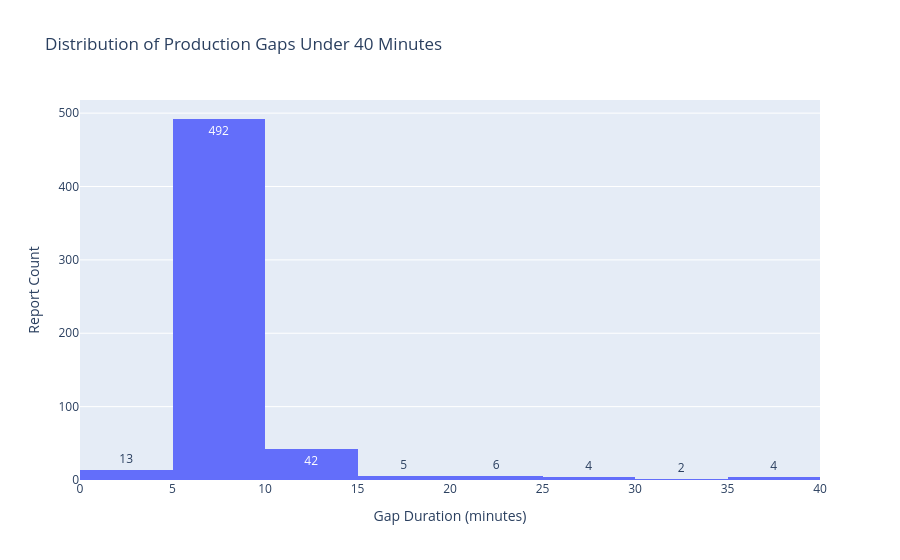

Notebook source saved alongside this figure:
### Markdown cell above
There are no negative gaps, so no report overlap is found within a machine timeline. One technical point is that the query above places the first record of each machine in the `gap` category because its previous end time is null. Excluding those five first records leaves **754 positive gaps**.

### Code cell
query=""" 
WITH t AS (
    SELECT
        ReportID,
        DeviceID,
        StartTime,
        EndTime,

        LAG(EndTime) OVER (
            PARTITION BY DeviceID
            ORDER BY StartTime
        ) AS PreviousReportEndTime

    FROM scamp_report_3m
),

t2 AS (
SELECT *,
       ROUND(
           (julianday(StartTime) - julianday(PreviousReportEndTime))
           * 24 * 60,
           2
       ) AS GapMinutes

FROM t

ORDER BY DeviceID, StartTime

),

t3 AS
(
SELECT *,
    CASE 
    WHEN GapMinutes < 0 THEN 'overlap'
    WHEN GapMinutes = 0 THEN 'continuous' 
    ELSE 'gap'
    END AS Transitions
FROM t2
)

SELECT GapMinutes
FROM t3
WHERE GapMinutes > 0 AND GapMinutes < 40



"""


df=run_query(query,conn)
print(df.head(10))
print(df.median())
print(df.describe())


fig=px.histogram(
    df,
    x="GapMinutes",
    nbins=12,
    text_auto=True,
    title="Distribution of Production Gaps Under 40 Minutes",
    labels={"GapMinutes": "Gap Duration (minutes)"}
)

fig.update_xaxes(title_text="Gap Duration (minutes)", automargin=True)
fig.update_yaxes(title_text="Report Count", automargin=True)



fig.show()
# print(df["Transitions"].value_counts())

### Figure 1 — Plotly figure (JSON) as saved in the notebook; plotly's stock layout.template omitted (floating-point values rounded to 4 significant figures; data arrays with more than 128 entries replaced by an {"elided": "..."} marker saying what was removed)
{"data": [{"alignmentgroup": "True", "bingroup": "x", "hovertemplate": "Gap Duration (minutes)=%{x}<br>count=%{y}<extra></extra>", "legendgroup": "", "marker": {"color": "#636efa", "pattern": {"shape": ""}}, "name": "", "nbinsx": 12, "offsetgroup": "", "orientation": "v", "showlegend": false, "texttemplate": "%{value}", "type": "histogram", "x": {"elided": "568 float values"}, "xaxis": "x", "yaxis": "y"}], "layout": {"barmode": "relative", "legend": {"tracegroupgap": 0}, "title": {"text": "Distribution of Production Gaps Under 40 Minutes"}, "xaxis": {"anchor": "y", "automargin": true, "domain": [0.0, 1.0], "title": {"text": "Gap Duration (minutes)"}}, "yaxis": {"anchor": "x", "automargin": true, "domain": [0.0, 1.0], "title": {"text": "Report Count"}}}}
